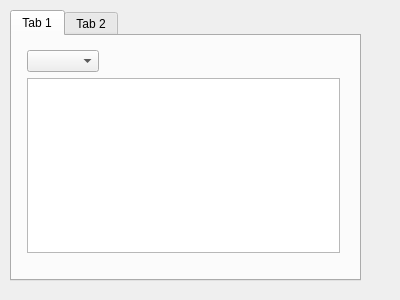
<?xml version="1.0" encoding="UTF-8"?>
<ui version="4.0">
 <class>Form</class>
 <widget class="QWidget" name="Form">
  <property name="geometry">
   <rect>
    <x>0</x>
    <y>0</y>
    <width>400</width>
    <height>300</height>
   </rect>
  </property>
  <property name="windowTitle">
   <string>Form</string>
  </property>
  <widget class="QTabWidget" name="tabWidget">
   <property name="geometry">
    <rect>
     <x>10</x>
     <y>10</y>
     <width>351</width>
     <height>271</height>
    </rect>
   </property>
   <widget class="QWidget" name="tab">
    <attribute name="title">
     <string>Tab 1</string>
    </attribute>
    <widget class="QWidget" name="">
     <property name="geometry">
      <rect>
       <x>11</x>
       <y>10</y>
       <width>321</width>
       <height>211</height>
      </rect>
     </property>
     <layout class="QVBoxLayout" name="verticalLayout">
      <property name="leftMargin">
       <number>4</number>
      </property>
      <property name="topMargin">
       <number>4</number>
      </property>
      <property name="rightMargin">
       <number>4</number>
      </property>
      <property name="bottomMargin">
       <number>4</number>
      </property>
      <item>
       <layout class="QHBoxLayout" name="horizontalLayout">
        <item>
         <widget class="QComboBox" name="comboBox"/>
        </item>
        <item>
         <spacer name="horizontalSpacer">
          <property name="orientation">
           <enum>Qt::Horizontal</enum>
          </property>
          <property name="sizeHint" stdset="0">
           <size>
            <width>228</width>
            <height>20</height>
           </size>
          </property>
         </spacer>
        </item>
       </layout>
      </item>
      <item>
       <widget class="QTableWidget" name="tableWidget"/>
      </item>
     </layout>
    </widget>
   </widget>
   <widget class="QWidget" name="tab_2">
    <attribute name="title">
     <string>Tab 2</string>
    </attribute>
   </widget>
  </widget>
 </widget>
 <resources/>
 <connections/>
</ui>
